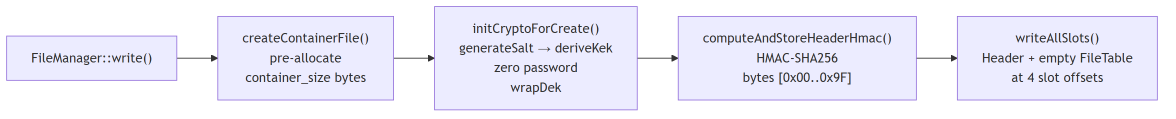
#> input picture docs/figures/png/data-flows_02a_container-creation-init.png, 2352 x 237 px (shown at 1/2 size)
$ python compose_two_row_flow.py
#> lines starting #> are read from the running program, lines starting #| are printed output that depends on the picture
"""Stack horizontal Mermaid PNGs vertically with connector arrows between them.

Mermaid CLI 11 with the default dagre renderer does not honor `direction LR`
inside nested subgraphs, so wide flowcharts are split into separate LR sources
(parts a, b, c, ...) and recombined here.

Configured groups are listed in GROUPS below; running this script regenerates
all combined PNGs after `mmdc` has rendered the parts.
"""
from __future__ import annotations

from pathlib import Path
from typing import Sequence

from PIL import Image, ImageDraw

ROOT = Path(__file__).resolve().parent
PNG = ROOT / "png"

# Each entry: (parts, output)
# parts is a list of (png_filename, internal_row_count) tuples.
# The first part's rendered height is the reference unit. Each subsequent part
# is scaled DOWN to (reference_height * its_row_count) if it would otherwise be
# taller, so font sizes stay roughly proportional between rows.
GROUPS = [
    (
        [
            ("data-flows_02a_container-creation-init.png", 1),
            ("data-flows_02b_container-creation-data.png", 1),
        ],
        "data-flows_02_container-creation-flow.png",
    ),
    (
        [
            ("data-flows_03a_add-file-prepare.png", 1),
            ("data-flows_03b_add-file-write.png", 1),
        ],
        "data-flows_03_add-file-flow.png",
    ),
    (
        [
            ("data-flows_04a_open-container-init.png", 1),
            ("data-flows_04b_open-container-loop.png", 2),
            ("data-flows_04c_open-container-outcome.png", 2),
        ],
        "data-flows_04_open-container-readmeta-flow.png",
    ),
    (
        [
            ("container-format_01a_overview-top.png", 1),
            ("container-format_01b_overview-bottom.png", 1),
        ],
        "container-format_01_overview.png",
    ),
    (
        [
            ("data-flows_05a_extract-select.png", 1),
            ("data-flows_05b_extract-verify.png", 2),
        ],
        "data-flows_05_extract-flow.png",
    ),
    (
        [
            ("data-flows_06a_header-sync-prepare.png", 1),
            ("data-flows_06b_header-sync-write.png", 1),
        ],
        "data-flows_06_header-sync-flow-after-every-write.png",
    ),
]

GAP = 80                # vertical space between rows reserved for the connector
ARROW_HEIGHT = 60       # length of the connector arrow
ARROW_WIDTH = 14        # width of the arrow head
PADDING = 24            # outer white margin
BG = (255, 255, 255)
LINE = (40, 40, 40)


def _scale_to(img: Image.Image, target_h: int) -> Image.Image:
    if target_h >= img.height:
        return img
    scale = target_h / img.height
    return img.resize(
        (max(1, int(round(img.width * scale))), max(1, int(round(img.height * scale)))),
        Image.LANCZOS,
    )


def compose(parts: Sequence[tuple[str, int]], out: Path) -> None:
    if len(parts) < 2:
        raise ValueError(f"need at least 2 parts, got {len(parts)} for {out.name}")

    images: list[Image.Image] = []
    first_path, _ = parts[0]
    first = Image.open(PNG / first_path).convert("RGBA")
    images.append(first)
    reference_row_h = first.height  # one "row" equals the first part's full height
#> reference_row_h = 237

    for path, rows in parts[1:]:
        img = Image.open(PNG / path).convert("RGBA")
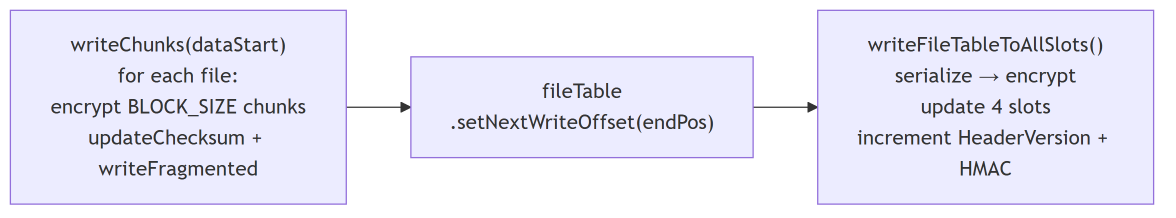
#> input picture docs/figures/png/data-flows_02b_container-creation-data.png, 2352 x 435 px (shown at 1/2 size)
        images.append(_scale_to(img, reference_row_h * rows))
#> in _scale_to, `return img.resize( (max(1, int(round(img.width * scale))), max(1, int(..`:
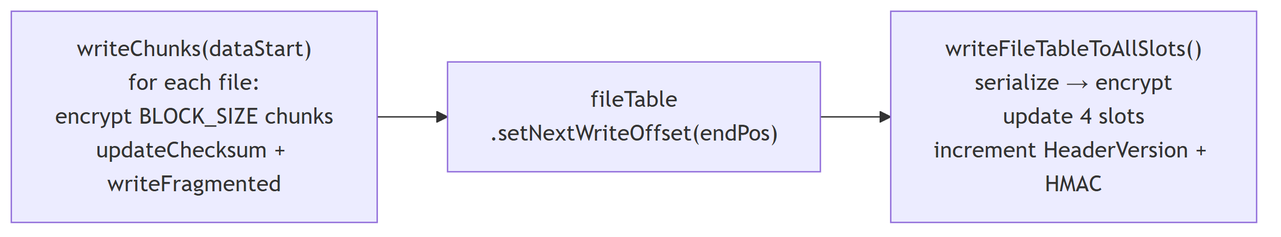
#> returned value: PIL image 1281x237 RGBA; mean R, G, B, A 234.5, 233.9, 246.7, 255

    width = max(img.width for img in images) + 2 * PADDING
#> width = 2400
    height = sum(img.height for img in images) + (len(images) - 1) * GAP + 2 * PADDING
#> height = 602

    canvas = Image.new("RGBA", (width, height), BG + (255,))
#> canvas: PIL image 2400x602 RGBA; every value is 255
    draw = ImageDraw.Draw(canvas)

    cx = width // 2
#> cx = 1200
    y = PADDING
    for i, img in enumerate(images):
        x = (width - img.width) // 2
        canvas.paste(img, (x, y), img)
        y_after = y + img.height
        if i < len(images) - 1:
            arrow_top_y = y_after + (GAP - ARROW_HEIGHT) // 2
            arrow_bottom_y = arrow_top_y + ARROW_HEIGHT
            draw.line(
                [(cx, arrow_top_y), (cx, arrow_bottom_y)],
                fill=LINE,
                width=4,
            )
            draw.polygon(
                [
                    (cx, arrow_bottom_y + ARROW_WIDTH),
                    (cx - ARROW_WIDTH, arrow_bottom_y - 2),
                    (cx + ARROW_WIDTH, arrow_bottom_y - 2),
                ],
                fill=LINE,
            )
            y = y_after + GAP
        else:
            y = y_after
#> this loop made 2 passes
#> (x, y_after, arrow_top_y, arrow_bottom_y, y) on pass 1: (24, 261, 271, 331, 341)
#> (x, y_after, y) on pass 2: (559, 578, 578)
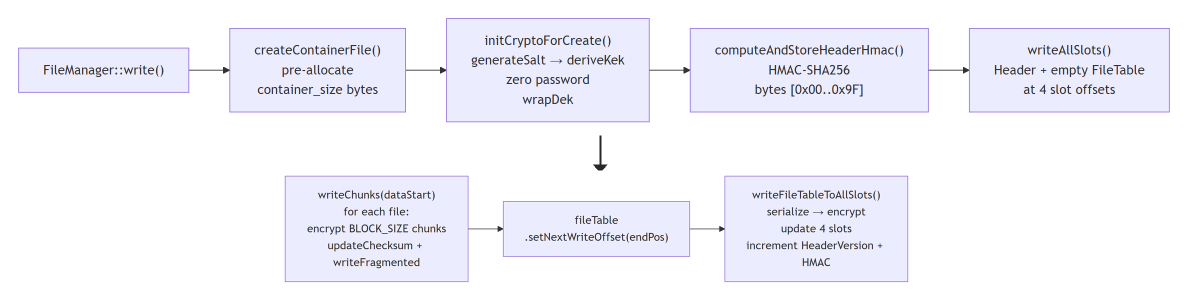
#> canvas: PIL image 2400x602 RGBA (shown at 1/2 size); mean R, G, B, A 243.5, 243.1, 250.4, 255

    canvas.convert("RGB").save(out, format="PNG")
    print(f"wrote {out}")


def main() -> None:
    for parts, out in GROUPS:
        compose(parts, PNG / out)
#> pass 2 of the loop in main, `for parts, out in GROUPS:`:
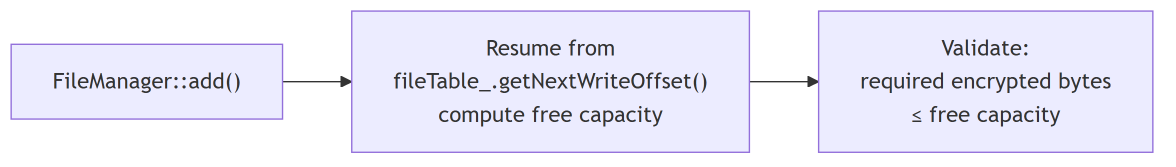
#> input picture docs/figures/png/data-flows_03a_add-file-prepare.png, 2352 x 333 px (shown at 1/2 size)
#> first: PIL image 2352x333 RGBA
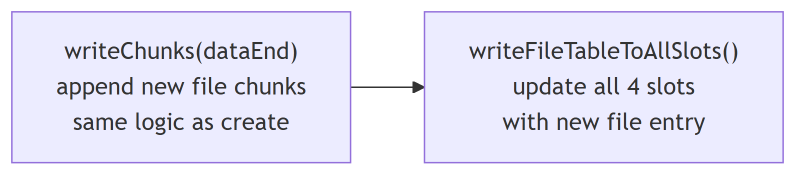
#> input picture docs/figures/png/data-flows_03b_add-file-write.png, 1614 x 354 px (shown at 1/2 size)
#> img: PIL image 1614x354 RGBA
#> height = 794
#> the loop in compose (call 2), `for i, img in enumerate(images):` made 2 passes
#> (x, y_after, arrow_top_y, arrow_bottom_y, y) on pass 1: (24, 357, 367, 427, 437)
#> after the loop in compose (call 2), `for i, img in enumerate(images):`:
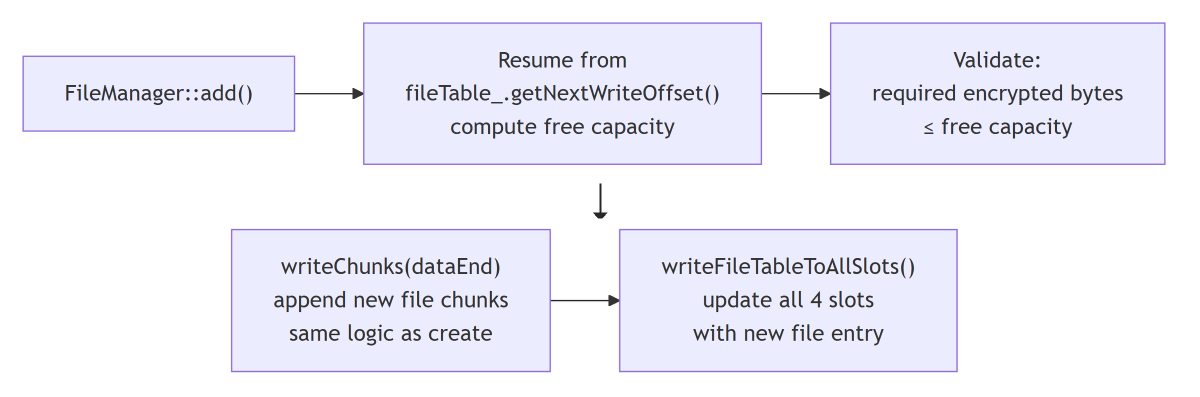
#> canvas: PIL image 2400x794 RGBA (shown at 1/2 size); mean R, G, B, A 240.1, 239.6, 249, 255


if __name__ == "__main__":
#> (the run stopped early here; a loop or call above may not have finished)
